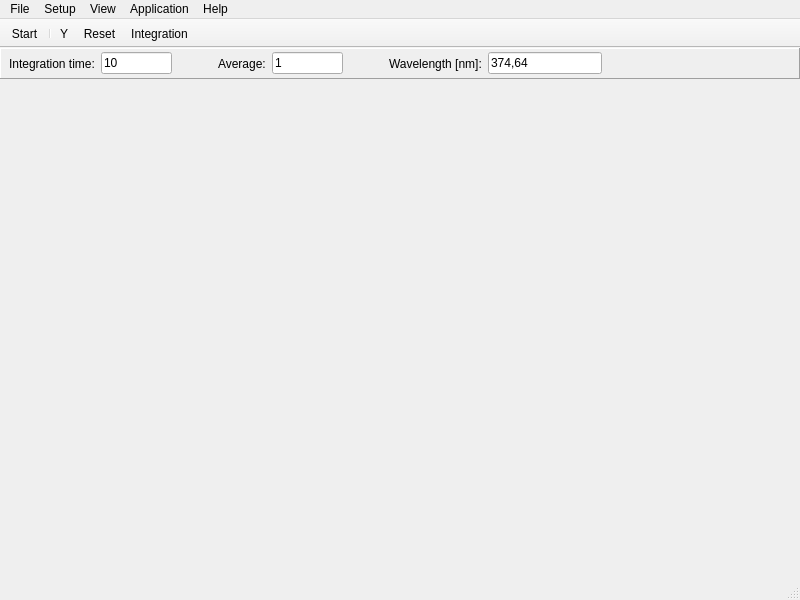
<?xml version="1.0" encoding="UTF-8"?>
<ui version="4.0">
 <class>MainWindow</class>
 <widget class="QMainWindow" name="MainWindow">
  <property name="geometry">
   <rect>
    <x>0</x>
    <y>0</y>
    <width>800</width>
    <height>600</height>
   </rect>
  </property>
  <property name="windowTitle">
   <string>MainWindow</string>
  </property>
  <widget class="QWidget" name="centralwidget">
   <layout class="QGridLayout" name="gridLayout">
    <property name="leftMargin">
     <number>0</number>
    </property>
    <property name="topMargin">
     <number>0</number>
    </property>
    <property name="rightMargin">
     <number>0</number>
    </property>
    <property name="bottomMargin">
     <number>0</number>
    </property>
    <property name="spacing">
     <number>0</number>
    </property>
    <item row="0" column="0">
     <widget class="QFrame" name="frame">
      <property name="sizePolicy">
       <sizepolicy hsizetype="Preferred" vsizetype="Fixed">
        <horstretch>0</horstretch>
        <verstretch>0</verstretch>
       </sizepolicy>
      </property>
      <property name="minimumSize">
       <size>
        <width>0</width>
        <height>31</height>
       </size>
      </property>
      <property name="maximumSize">
       <size>
        <width>16777215</width>
        <height>31</height>
       </size>
      </property>
      <property name="styleSheet">
       <string notr="true"/>
      </property>
      <property name="frameShape">
       <enum>QFrame::Panel</enum>
      </property>
      <property name="frameShadow">
       <enum>QFrame::Raised</enum>
      </property>
      <property name="lineWidth">
       <number>1</number>
      </property>
      <property name="midLineWidth">
       <number>0</number>
      </property>
      <layout class="QHBoxLayout" name="horizontalLayout">
       <property name="leftMargin">
        <number>8</number>
       </property>
       <property name="topMargin">
        <number>0</number>
       </property>
       <property name="rightMargin">
        <number>8</number>
       </property>
       <property name="bottomMargin">
        <number>0</number>
       </property>
       <item>
        <widget class="QLabel" name="integrationTimeLabel">
         <property name="text">
          <string>Integration time:</string>
         </property>
        </widget>
       </item>
       <item>
        <widget class="QLineEdit" name="integrationTimeLineEdit">
         <property name="sizePolicy">
          <sizepolicy hsizetype="Fixed" vsizetype="Fixed">
           <horstretch>0</horstretch>
           <verstretch>0</verstretch>
          </sizepolicy>
         </property>
         <property name="minimumSize">
          <size>
           <width>71</width>
           <height>0</height>
          </size>
         </property>
         <property name="maximumSize">
          <size>
           <width>71</width>
           <height>16777215</height>
          </size>
         </property>
         <property name="text">
          <string>10</string>
         </property>
        </widget>
       </item>
       <item>
        <spacer name="horizontalSpacer">
         <property name="orientation">
          <enum>Qt::Horizontal</enum>
         </property>
         <property name="sizeType">
          <enum>QSizePolicy::Fixed</enum>
         </property>
         <property name="sizeHint" stdset="0">
          <size>
           <width>40</width>
           <height>20</height>
          </size>
         </property>
        </spacer>
       </item>
       <item>
        <widget class="QLabel" name="averageLabel">
         <property name="text">
          <string>Average:</string>
         </property>
        </widget>
       </item>
       <item>
        <widget class="QLineEdit" name="averageLineEdit">
         <property name="sizePolicy">
          <sizepolicy hsizetype="Fixed" vsizetype="Fixed">
           <horstretch>0</horstretch>
           <verstretch>0</verstretch>
          </sizepolicy>
         </property>
         <property name="minimumSize">
          <size>
           <width>71</width>
           <height>0</height>
          </size>
         </property>
         <property name="maximumSize">
          <size>
           <width>71</width>
           <height>16777215</height>
          </size>
         </property>
         <property name="text">
          <string>1</string>
         </property>
        </widget>
       </item>
       <item>
        <spacer name="horizontalSpacer2">
         <property name="orientation">
          <enum>Qt::Horizontal</enum>
         </property>
         <property name="sizeType">
          <enum>QSizePolicy::Fixed</enum>
         </property>
         <property name="sizeHint" stdset="0">
          <size>
           <width>40</width>
           <height>20</height>
          </size>
         </property>
        </spacer>
       </item>
       <item>
        <widget class="QLabel" name="wavelengthLabel">
         <property name="text">
          <string>Wavelength [nm]:</string>
         </property>
        </widget>
       </item>
       <item>
        <widget class="QLineEdit" name="wavelengthLineEdit">
         <property name="sizePolicy">
          <sizepolicy hsizetype="Fixed" vsizetype="Fixed">
           <horstretch>0</horstretch>
           <verstretch>0</verstretch>
          </sizepolicy>
         </property>
         <property name="minimumSize">
          <size>
           <width>114</width>
           <height>0</height>
          </size>
         </property>
         <property name="maximumSize">
          <size>
           <width>114</width>
           <height>16777215</height>
          </size>
         </property>
         <property name="text">
          <string>374,64</string>
         </property>
        </widget>
       </item>
       <item>
        <spacer name="horizontalSpacer3">
         <property name="orientation">
          <enum>Qt::Horizontal</enum>
         </property>
         <property name="sizeHint" stdset="0">
          <size>
           <width>113</width>
           <height>20</height>
          </size>
         </property>
        </spacer>
       </item>
      </layout>
     </widget>
    </item>
    <item row="1" column="0">
     <widget class="::gui::GraphWidget" name="graphWidget" native="true"/>
    </item>
   </layout>
  </widget>
  <widget class="QMenuBar" name="menubar">
   <property name="geometry">
    <rect>
     <x>0</x>
     <y>0</y>
     <width>800</width>
     <height>22</height>
    </rect>
   </property>
   <widget class="QMenu" name="menuFile">
    <property name="title">
     <string>File</string>
    </property>
    <addaction name="actionStartNewExperiment"/>
    <addaction name="actionSave"/>
    <addaction name="actionLoad"/>
    <addaction name="actionExit"/>
   </widget>
   <widget class="QMenu" name="menuSetup">
    <property name="title">
     <string>Setup</string>
    </property>
    <addaction name="actionHardware"/>
    <addaction name="actionWavelengthCallibrationCoefficients"/>
    <addaction name="actionSmoothingAndSpline"/>
   </widget>
   <widget class="QMenu" name="menuView">
    <property name="title">
     <string>View</string>
    </property>
   </widget>
   <widget class="QMenu" name="menuApplication">
    <property name="title">
     <string>Application</string>
    </property>
   </widget>
   <widget class="QMenu" name="menuHelp">
    <property name="title">
     <string>Help</string>
    </property>
   </widget>
   <addaction name="menuFile"/>
   <addaction name="menuSetup"/>
   <addaction name="menuView"/>
   <addaction name="menuApplication"/>
   <addaction name="menuHelp"/>
  </widget>
  <widget class="QToolBar" name="toolBar">
   <property name="windowTitle">
    <string>toolBar</string>
   </property>
   <property name="movable">
    <bool>false</bool>
   </property>
   <property name="allowedAreas">
    <set>Qt::TopToolBarArea</set>
   </property>
   <property name="floatable">
    <bool>false</bool>
   </property>
   <attribute name="toolBarArea">
    <enum>TopToolBarArea</enum>
   </attribute>
   <attribute name="toolBarBreak">
    <bool>false</bool>
   </attribute>
   <addaction name="actionStart"/>
   <addaction name="separator"/>
   <addaction name="actionAutoscaleYAxis"/>
   <addaction name="actionResetGraph"/>
   <addaction name="actionautoIntegrationTime"/>
  </widget>
  <widget class="QStatusBar" name="statusbar"/>
  <action name="actionAutoscaleYAxis">
   <property name="text">
    <string>&amp;Y</string>
   </property>
   <property name="toolTip">
    <string>Autoscales Y axis</string>
   </property>
  </action>
  <action name="actionStart">
   <property name="text">
    <string>Start</string>
   </property>
   <property name="toolTip">
    <string>Start/Stop measurement</string>
   </property>
  </action>
  <action name="actionResetGraph">
   <property name="text">
    <string>Reset</string>
   </property>
   <property name="toolTip">
    <string>Reset Graph</string>
   </property>
  </action>
  <action name="actionautoIntegrationTime">
   <property name="text">
    <string>Integration</string>
   </property>
   <property name="toolTip">
    <string>Set integration time automatically.</string>
   </property>
  </action>
  <action name="actionStartNewExperiment">
   <property name="text">
    <string>&amp;Start New Experiment</string>
   </property>
  </action>
  <action name="actionSave">
   <property name="text">
    <string>&amp;Save</string>
   </property>
  </action>
  <action name="actionLoad">
   <property name="text">
    <string>&amp;Load</string>
   </property>
  </action>
  <action name="actionExit">
   <property name="text">
    <string>&amp;Exit</string>
   </property>
  </action>
  <action name="actionHardware">
   <property name="text">
    <string>&amp;Hardware</string>
   </property>
  </action>
  <action name="actionWavelengthCallibrationCoefficients">
   <property name="text">
    <string>&amp;Wavelength Callibration Coefficients</string>
   </property>
  </action>
  <action name="actionSmoothingAndSpline">
   <property name="text">
    <string>&amp;Smoothing and Spline</string>
   </property>
  </action>
 </widget>
 <customwidgets>
  <customwidget>
   <class>::gui::GraphWidget</class>
   <extends>QWidget</extends>
   <header location="global">graphwidget.h</header>
   <container>1</container>
  </customwidget>
 </customwidgets>
 <resources/>
 <connections/>
</ui>
